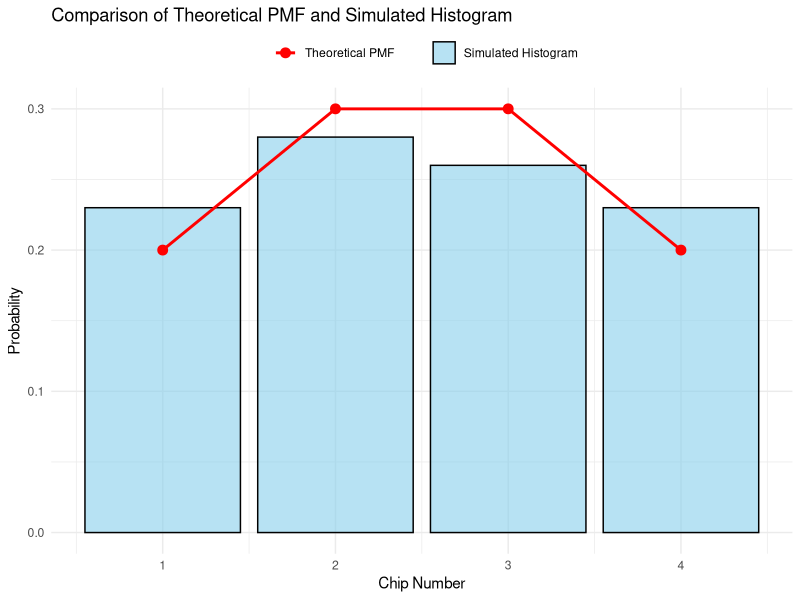

Reproduce this figure in R.
library(ggplot2)

set.seed(42)

values <- c(1, 2, 3, 4)  # Possible chip values
probabilities <- c(0.2, 0.3, 0.3, 0.2)  # Corresponding probabilities

n <- 100
simulated_samples <- sample(values, size = n, replace = TRUE, prob = probabilities)

relative_freq <- table(simulated_samples) / n

df_hist <- data.frame(x = as.numeric(names(relative_freq)), h_x = as.numeric(relative_freq))
df_pmf <- data.frame(x = values, f_x = probabilities)

ggplot() +
  # Histogram as bars
  geom_bar(data = df_hist, aes(x = x, y = h_x, fill = "Simulated Histogram"), 
           stat = "identity", alpha = 0.6, color = "black") +
  # Theoretical PMF as points and a line
  geom_point(data = df_pmf, aes(x = x, y = f_x, color = "Theoretical PMF"), 
             size = 3) +
  geom_line(data = df_pmf, aes(x = x, y = f_x, color = "Theoretical PMF"), 
            linewidth = 1) +
  # Customizing colors
  scale_fill_manual(name = "", values = c("Simulated Histogram" = "skyblue")) +
  scale_color_manual(name = "", values = c("Theoretical PMF" = "red")) +
  # Titles and labels
  labs(title = "Comparison of Theoretical PMF and Simulated Histogram",
       x = "Chip Number",
       y = "Probability") +
  theme_minimal() +
  theme(legend.position = "top")  # Move legend to the top